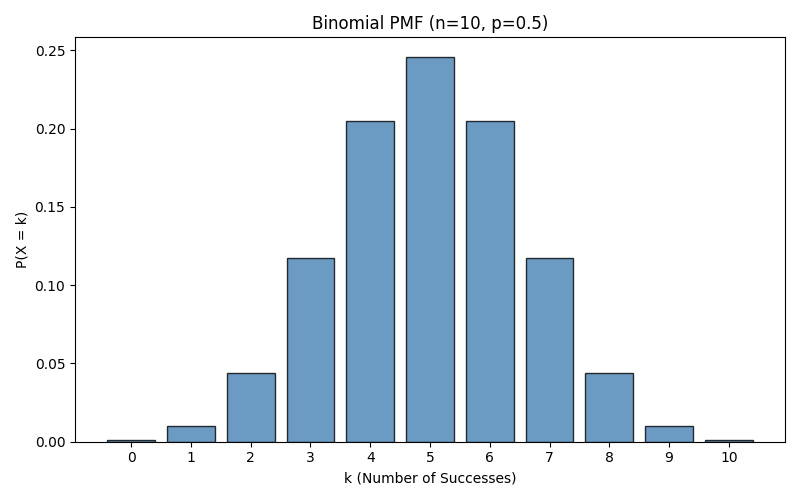

This chart was generated by the following Python code:
import numpy as np
import matplotlib.pyplot as plt
from math import comb

# Binomial PMF: P(X = k) = C(n, k) * p^k * (1-p)^(n-k)
def binomial_pmf(n, p):
    k_values = list(range(n + 1))
    probabilities = [comb(n, k) * (p ** k) * ((1 - p) ** (n - k)) for k in k_values]
    return k_values, probabilities

# Parameters
n = 10    # number of trials
p = 0.5   # probability of success

k_values, probs = binomial_pmf(n, p)

# Verify total probability sums to 1
total = sum(probs)
print("=== Binomial PMF (n=10, p=0.5) ===")
print(f"{'k':<5} {'P(X=k)':<10}")
print("-" * 15)
for k, prob in zip(k_values, probs):
    print(f"{k:<5} {prob:.6f}")

print(f"\nTotal probability = {total:.6f}")
print("Sums to 1:", round(total, 10) == 1.0)

# Plot PMF
plt.figure(figsize=(8, 5))
plt.bar(k_values, probs, color='steelblue', edgecolor='black', alpha=0.8)
plt.title(f"Binomial PMF (n={n}, p={p})")
plt.xlabel("k (Number of Successes)")
plt.ylabel("P(X = k)")
plt.xticks(k_values)
plt.tight_layout()
plt.savefig("part_a2_pmf.png")
plt.show()
print("\nPMF plot saved as part_a2_pmf.png")
